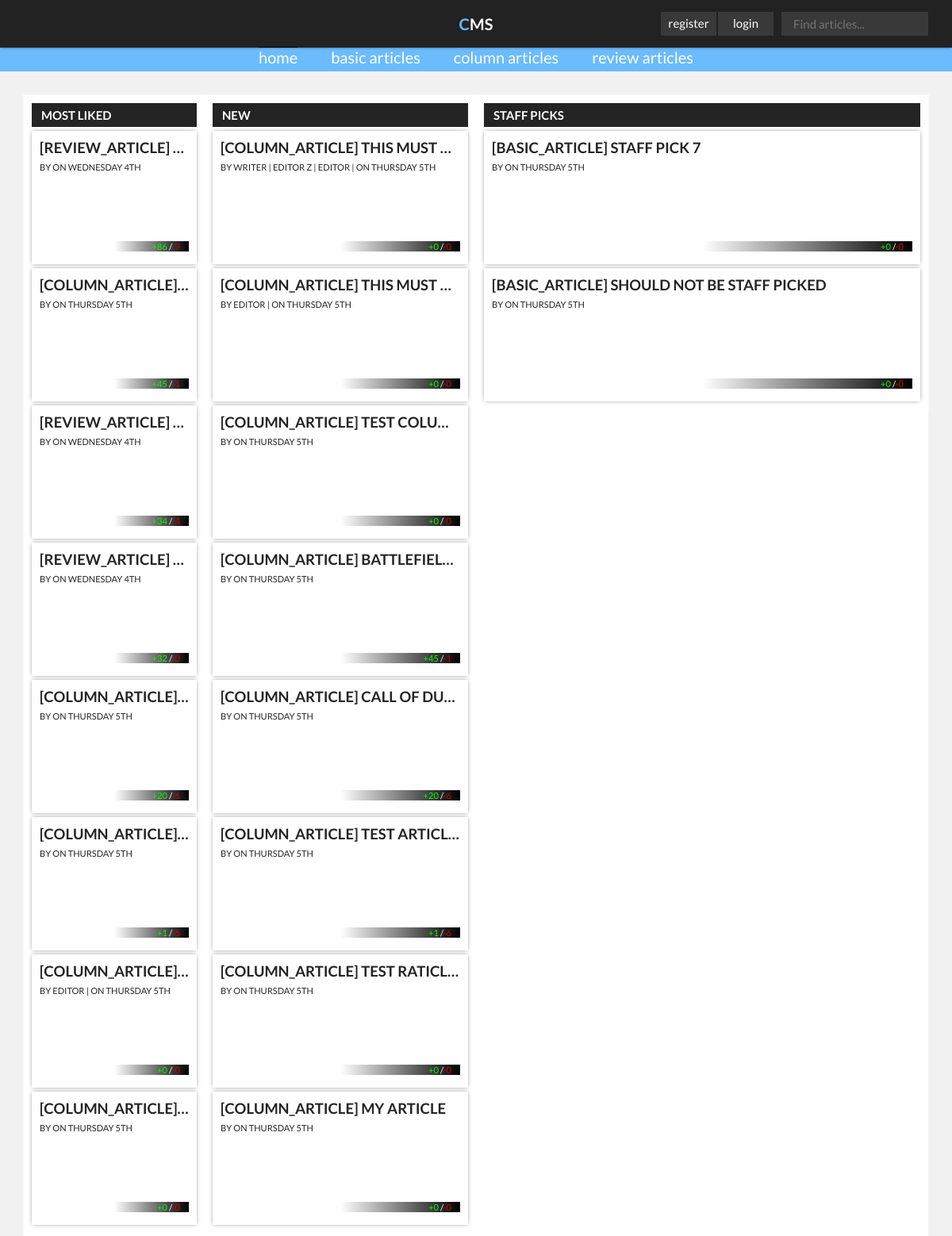
Screenshot of /index.php?page=home with the database file from the repository.
### tables this page shows
CREATE TABLE IF NOT EXISTS `articles` (
  `article_id` int(6) NOT NULL AUTO_INCREMENT,
  `article_title` varchar(100) NOT NULL,
  `article_content` text NOT NULL,
  `article_timestamp` int(11) NOT NULL,
  `article_image` varchar(255) NOT NULL,
  `article_status` varchar(30) NOT NULL,
  `article_type` varchar(30) NOT NULL,
  `article_staff_pick` tinyint(4) DEFAULT '0',
  PRIMARY KEY (`article_id`)
);

CREATE TABLE IF NOT EXISTS `article_likes` (
  `article_like_id` int(6) NOT NULL AUTO_INCREMENT,
  `article_like_amount` int(6) NOT NULL DEFAULT '0',
  `article_id` int(6) NOT NULL,
  PRIMARY KEY (`article_like_id`),
  KEY `article_id` (`article_id`)
);

CREATE TABLE IF NOT EXISTS `article_dislikes` (
  `article_dislike_id` int(6) NOT NULL AUTO_INCREMENT,
  `article_dislike_amount` int(6) NOT NULL,
  `article_id` int(6) NOT NULL,
  PRIMARY KEY (`article_dislike_id`),
  KEY `article_id` (`article_id`)
);

CREATE TABLE IF NOT EXISTS `users` (
  `user_id` int(6) NOT NULL AUTO_INCREMENT,
  `user_name` varchar(255) NOT NULL,
  `user_password` varchar(255) NOT NULL,
  `user_role` varchar(30) NOT NULL,
  PRIMARY KEY (`user_id`)
);

### views/AUView.php (called while the page is built, shortened)
<?php
class AUView {
    private $articlesModel;
    public function __construct( $controller, $articlesModel, $usersModel ){
        $this->articlesModel    = $articlesModel;
    }
    public function output_home_articles(){
        include 'html/header.html.php';
        $most_liked_articles = $this->articlesModel->getMostLikedArticles();
        $newest_articles = $this->articlesModel->getNewestArticles();
        $staff_picked_articles = (array)$this->articlesModel->getStaffPickedArticles();
        include 'html/home.html.php';
        include 'html/footer.html.php';
    }
}
 ?>

### models/ArticlesModel.php (called while the page is built, shortened)
<?php
include_once "config/connection.php";
include_once "models/Article.php";
class ArticlesModel {
    public function getLikes( $article_id ) {
        global $pdo;
        $query = $pdo->prepare("SELECT article_like_amount FROM article_likes WHERE article_id = ? ");
        $query->bindValue(1, $article_id);
        $query->execute();
        $article_like_amount = $query->fetchColumn();
        return $article_like_amount;
    }
    public function getDislikes( $article_id ) {
        global $pdo;
        $query = $pdo->prepare("SELECT article_dislike_amount FROM article_dislikes WHERE article_id = ? ");
        $query->bindValue(1, $article_id);
        $query->execute();
        $article_dislike_amount = $query->fetchColumn();
        return $article_dislike_amount;
    }
    public function getArticleAuthors( $article_id ) {
        global $pdo;
        $query = $pdo->prepare("
          SELECT U.user_name
          FROM users U
          INNER JOIN article_authors  AU ON U.user_id = AU.user_id
          WHERE AU.article_id = ?");
        $query->bindValue(1, $article_id);
        $query->execute();
        $article_authors = $query->fetchAll();
        return $article_authors;
    }
    public function getMostLikedArticles() {
        global $pdo;
        $query = $pdo->prepare("
                                SELECT a . *
                                FROM articles AS a
                                JOIN article_likes AS al ON al.article_id = a.article_id
                                ORDER BY al.article_like_amount DESC
                                LIMIT 0 , 10
        ");
        $query->execute();
        $rows = $query->fetchAll();
        foreach($rows as $row){
            $article = new Article(
               $row['article_id']
               ,$row['article_title']
               ,$row['article_content']
               ,$row['article_timestamp']
               ,$row['article_image']
               ,$row['article_status']
               ,$row['article_type']
               ,$row['article_staff_pick']
              );
            $most_liked_articles[] = $article;
        }
        return $most_liked_articles;
    }
    public function getNewestArticles() {
        global $pdo;
        $query = $pdo->prepare("
                                SELECT a . *
                                FROM articles AS a
                                ORDER BY a.article_timestamp DESC
                                LIMIT 0 , 10
        ");
        $query->execute();
        $rows = $query->fetchAll();
        foreach($rows as $row){
            $article = new Article(
               $row['article_id']
               ,$row['article_title']
               ,$row['article_content']
               ,$row['article_timestamp']
               ,$row['article_image']
               ,$row['article_status']
               ,$row['article_type']
               ,$row['article_staff_pick']
              );
            $newest_articles[] = $article;
        }
        return $newest_articles;
    }
    public function getStaffPickedArticles() {
        global $pdo;
        $query = $pdo->prepare("
                                SELECT a . *
                                FROM articles AS a
                                WHERE a.article_staff_pick = 1
                                ORDER BY a.article_timestamp DESC
                                LIMIT 0 , 10
        ");
        $query->execute();
        $rows = $query->fetchAll();
        foreach($rows as $row){
            $article = new Article(
               $row['article_id']
               ,$row['article_title']
               ,$row['article_content']
               ,$row['article_timestamp']
               ,$row['article_image']
               ,$row['article_status']
               ,$row['article_type']
               ,$row['article_staff_pick']
              );
            $staff_picked_articles[] = $article;
        }
        return $staff_picked_articles;
    }
}
?>

### models/article.php (called while the page is built, shortened)
<?php
	class Article {
		 public function __construct($article_id, $article_title, $article_content, $article_timestamp, $article_image, $article_status, $article_type, $article_staff_pick){
		 	$this->id = $article_id;
		 	$this->title = $article_title;
		 	$this->timestamp = $article_timestamp;
		 	$this->image = $article_image;
		 	$this->status = $article_status;
		 	$this->type = $article_type;
		 	return true;
		 }
		 public function getArticleId(){
		 	return $this->id;
		 }
		 public function getArticleTitle(){
		 	return $this->title;
		 }
		 public function getArticleTimestamp(){
		 	return $this->timestamp;
		 }
		 public function getArticleImage(){
		 	return $this->image;
		 }
		 public function getArticleStatus(){
		 	return $this->status;
		 }
		 public function getArticleType(){
		 	return $this->type;
		 }
	}
 ?>

### views/html/home.html.php (the view, shortened to what this page needs)
<div class="content">
    <div class="block">
        <h2>Most liked</h2>
        <ol>
            <?php foreach($most_liked_articles as $article): ?>
                <?php if( $article->getArticleStatus() == "published") { ?>
                <li>
                <a href="index.php?show=<?php echo $article->getArticleId(); ?>">
                    <h4>[<?php echo $article->getArticleType(); ?>] <?php echo $article->getArticleTitle(); ?></h4>
                    <small>by
                        <?php $article_authors = $this->articlesModel->getArticleAuthors( $article->getArticleId() ); ?>
                        <?php foreach($article_authors as $author): ?>
                            <?php print $author['user_name']; ?> |
                        <?php endforeach; ?>
                    </small>
                    <small>on <?php echo date("l jS", $article->getArticleTimestamp()); ?></small>
                    <div class="small-thumb" style="background-image: url(<?php echo $article->getArticleImage(); ?>);"></div>
                    <small class="likes-dislikes pull-right">
                        <span class="green">+<?php echo $this->articlesModel->getLikes( $article->getArticleId() ); ?></span>
                        /<span class="red">-<?php echo $this->articlesModel->getDislikes( $article->getArticleId() ); ?></span>
                    </small>
                </a>
            </li>
        <?php } ?>
    <?php endforeach; ?>
        </ol>
    </div>
    <div class="block">
        <h2>New</h2>
        <ol>
            <?php foreach($newest_articles as $article): ?>
                <?php if( $article->getArticleStatus() == "published") { ?>
                <li>
                <a href="index.php?show=<?php echo $article->getArticleId(); ?>">
                    <h4>[<?php echo $article->getArticleType(); ?>] <?php echo $article->getArticleTitle(); ?></h4>
                    <small>by
                        <?php $article_authors = $this->articlesModel->getArticleAuthors( $article->getArticleId() ); ?>
                        <?php foreach($article_authors as $author): ?>
                            <?php print $author['user_name']; ?> |
                        <?php endforeach; ?>
                    </small>
                    <small>on <?php echo date("l jS", $article->getArticleTimestamp()); ?></small>
                    <div class="small-thumb" style="background-image: url(<?php echo $article->getArticleImage(); ?>);"></div>
                    <small class="likes-dislikes pull-right">
                        <span class="green">+<?php echo $this->articlesModel->getLikes( $article->getArticleId() ); ?></span>
                        /<span class="red">-<?php echo $this->articlesModel->getDislikes( $article->getArticleId() ); ?></span>
                    </small>
                </a>
                </li>
                <?php } ?>
            <?php endforeach; ?>
        </ol>
    </div>
    <div class="block">
        <h2>Staff picks</h2>
        <ol>
            <?php foreach($staff_picked_articles as $article): ?>
                <?php if( $article->getArticleStatus() == "published") { ?>
                <li>
                <a href="index.php?show=<?php echo $article->getArticleId(); ?>">
                    <h4>[<?php echo $article->getArticleType(); ?>] <?php echo $article->getArticleTitle(); ?></h4>
                    <small>by
                    </small>
                    <small>on <?php echo date("l jS", $article->getArticleTimestamp()); ?></small>
                    <div class="small-thumb" style="background-image: url(<?php echo $article->getArticleImage(); ?>);"></div>
                    <small class="likes-dislikes pull-right">
                        <span class="green">+<?php echo $this->articlesModel->getLikes( $article->getArticleId() ); ?></span>
                        /<span class="red">-<?php echo $this->articlesModel->getDislikes( $article->getArticleId() ); ?></span>
                    </small>
                </a>
            </li>
        <?php } ?>
    <?php endforeach; ?>
        </ol>
    </div>
</div>

### rows the page displays
articles: article_type "REVIEW_ARTICLE", article_timestamp "WEDNESDAY 4TH", article_id.article_like_amount "86", article_id.article_dislike_amount "9"
articles: article_type "COLUMN_ARTICLE", article_timestamp "THURSDAY 5TH", article_id.article_like_amount "45", article_id.article_dislike_amount "1", article_title "BATTLEFIEL…"
articles: article_type "REVIEW_ARTICLE", article_timestamp "WEDNESDAY 4TH", article_id.article_like_amount "34", article_id.article_dislike_amount "4"
articles: article_type "REVIEW_ARTICLE", article_timestamp "WEDNESDAY 4TH", article_id.article_like_amount "32", article_id.article_dislike_amount "0"
articles: article_type "COLUMN_ARTICLE", article_timestamp "THURSDAY 5TH", article_id.article_like_amount "20", article_id.article_dislike_amount "6", article_title "CALL OF DU…"
articles: article_type "COLUMN_ARTICLE", article_timestamp "THURSDAY 5TH", article_id.article_like_amount "1", article_id.article_dislike_amount "6", article_title "TEST ARTICL…"
articles: article_type "COLUMN_ARTICLE", article_timestamp "THURSDAY 5TH", article_id.article_like_amount "0", article_id.article_dislike_amount "0", article_title "THIS MUST…"
users: user_name "EDITOR"
articles: article_type "COLUMN_ARTICLE", article_timestamp "THURSDAY 5TH", article_id.article_like_amount "0", article_id.article_dislike_amount "0", article_title "TEST COLU…"
articles: article_type "COLUMN_ARTICLE", article_title "THIS MUST…", article_timestamp "THURSDAY 5TH", article_id.article_like_amount "0", article_id.article_dislike_amount "0"
users: user_name "WRITER"
users: user_name "EDITOR Z"
articles: article_type "COLUMN_ARTICLE", article_title "TEST RATICL…", article_timestamp "THURSDAY 5TH", article_id.article_like_amount "0", article_id.article_dislike_amount "0"
articles: article_type "COLUMN_ARTICLE", article_title "MY ARTICLE", article_timestamp "THURSDAY 5TH", article_id.article_like_amount "0", article_id.article_dislike_amount "0"
articles: article_type "BASIC_ARTICLE", article_title "STAFF PICK 7", article_timestamp "THURSDAY 5TH", article_id.article_like_amount "0", article_id.article_dislike_amount "0"
articles: article_type "BASIC_ARTICLE", article_title "SHOULD NOT BE STAFF PICKED", article_timestamp "THURSDAY 5TH", article_id.article_like_amount "0", article_id.article_dislike_amount "0"
